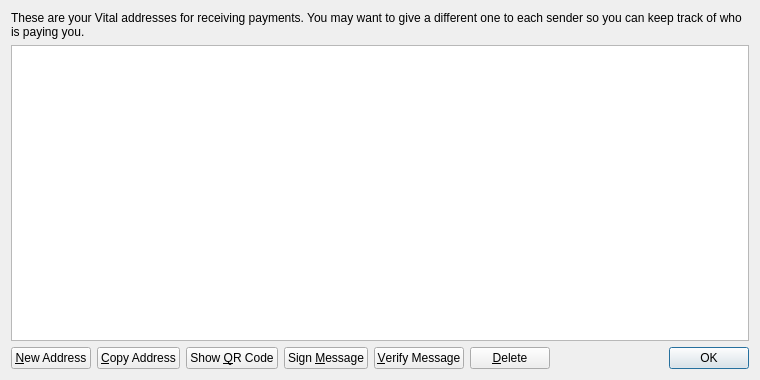
<?xml version="1.0" encoding="UTF-8"?>
<ui version="4.0">
 <class>AddressBookPage</class>
 <widget class="QWidget" name="AddressBookPage">
  <property name="geometry">
   <rect>
    <x>0</x>
    <y>0</y>
    <width>760</width>
    <height>380</height>
   </rect>
  </property>
  <property name="windowTitle">
   <string>Address Book</string>
  </property>
  <layout class="QVBoxLayout" name="verticalLayout">
   <item>
    <widget class="QLabel" name="labelExplanation">
     <property name="text">
      <string>These are your Vital addresses for receiving payments. You may want to give a different one to each sender so you can keep track of who is paying you.</string>
     </property>
     <property name="textFormat">
      <enum>Qt::PlainText</enum>
     </property>
     <property name="wordWrap">
      <bool>true</bool>
     </property>
    </widget>
   </item>
   <item>
    <widget class="QTableView" name="tableView">
     <property name="contextMenuPolicy">
      <enum>Qt::CustomContextMenu</enum>
     </property>
     <property name="toolTip">
      <string>Double-click to edit address or label</string>
     </property>
     <property name="tabKeyNavigation">
      <bool>false</bool>
     </property>
     <property name="alternatingRowColors">
      <bool>true</bool>
     </property>
     <property name="selectionMode">
      <enum>QAbstractItemView::SingleSelection</enum>
     </property>
     <property name="selectionBehavior">
      <enum>QAbstractItemView::SelectRows</enum>
     </property>
     <property name="sortingEnabled">
      <bool>true</bool>
     </property>
     <attribute name="verticalHeaderVisible">
      <bool>false</bool>
     </attribute>
    </widget>
   </item>
   <item>
    <layout class="QHBoxLayout" name="horizontalLayout">
     <item>
      <widget class="QPushButton" name="newAddressButton">
       <property name="toolTip">
        <string>Create a new address</string>
       </property>
       <property name="text">
        <string>&amp;New Address</string>
       </property>
       <property name="icon">
        <iconset resource="../bitcoin.qrc">
         <normaloff>:/icons/add</normaloff>:/icons/add</iconset>
       </property>
      </widget>
     </item>
     <item>
      <widget class="QPushButton" name="copyToClipboard">
       <property name="toolTip">
        <string>Copy the currently selected address to the system clipboard</string>
       </property>
       <property name="text">
        <string>&amp;Copy Address</string>
       </property>
       <property name="icon">
        <iconset resource="../bitcoin.qrc">
         <normaloff>:/icons/editcopy</normaloff>:/icons/editcopy</iconset>
       </property>
      </widget>
     </item>
     <item>
      <widget class="QPushButton" name="showQRCode">
       <property name="text">
        <string>Show &amp;QR Code</string>
       </property>
       <property name="icon">
        <iconset resource="../bitcoin.qrc">
         <normaloff>:/icons/qrcode</normaloff>:/icons/qrcode</iconset>
       </property>
      </widget>
     </item>
     <item>
      <widget class="QPushButton" name="signMessage">
       <property name="toolTip">
        <string>Sign a message to prove you own a Vital address</string>
       </property>
       <property name="text">
        <string>Sign &amp;Message</string>
       </property>
       <property name="icon">
        <iconset resource="../bitcoin.qrc">
         <normaloff>:/icons/edit</normaloff>:/icons/edit</iconset>
       </property>
      </widget>
     </item>
     <item>
      <widget class="QPushButton" name="verifyMessage">
       <property name="toolTip">
        <string>Verify a message to ensure it was signed with a specified Vital address</string>
       </property>
       <property name="text">
        <string>&amp;Verify Message</string>
       </property>
       <property name="icon">
        <iconset resource="../bitcoin.qrc">
         <normaloff>:/icons/transaction_0</normaloff>:/icons/transaction_0</iconset>
       </property>
      </widget>
     </item>
     <item>
      <widget class="QPushButton" name="deleteButton">
       <property name="toolTip">
        <string>Delete the currently selected address from the list</string>
       </property>
       <property name="text">
        <string>&amp;Delete</string>
       </property>
       <property name="icon">
        <iconset resource="../bitcoin.qrc">
         <normaloff>:/icons/remove</normaloff>:/icons/remove</iconset>
       </property>
      </widget>
     </item>
     <item>
      <spacer name="horizontalSpacer">
       <property name="orientation">
        <enum>Qt::Horizontal</enum>
       </property>
       <property name="sizeHint" stdset="0">
        <size>
         <width>40</width>
         <height>20</height>
        </size>
       </property>
      </spacer>
     </item>
     <item>
      <widget class="QDialogButtonBox" name="buttonBox">
       <property name="sizePolicy">
        <sizepolicy hsizetype="Maximum" vsizetype="Fixed">
         <horstretch>0</horstretch>
         <verstretch>0</verstretch>
        </sizepolicy>
       </property>
       <property name="standardButtons">
        <set>QDialogButtonBox::Ok</set>
       </property>
      </widget>
     </item>
    </layout>
   </item>
  </layout>
 </widget>
 <resources>
  <include location="../bitcoin.qrc"/>
 </resources>
 <connections/>
</ui>
